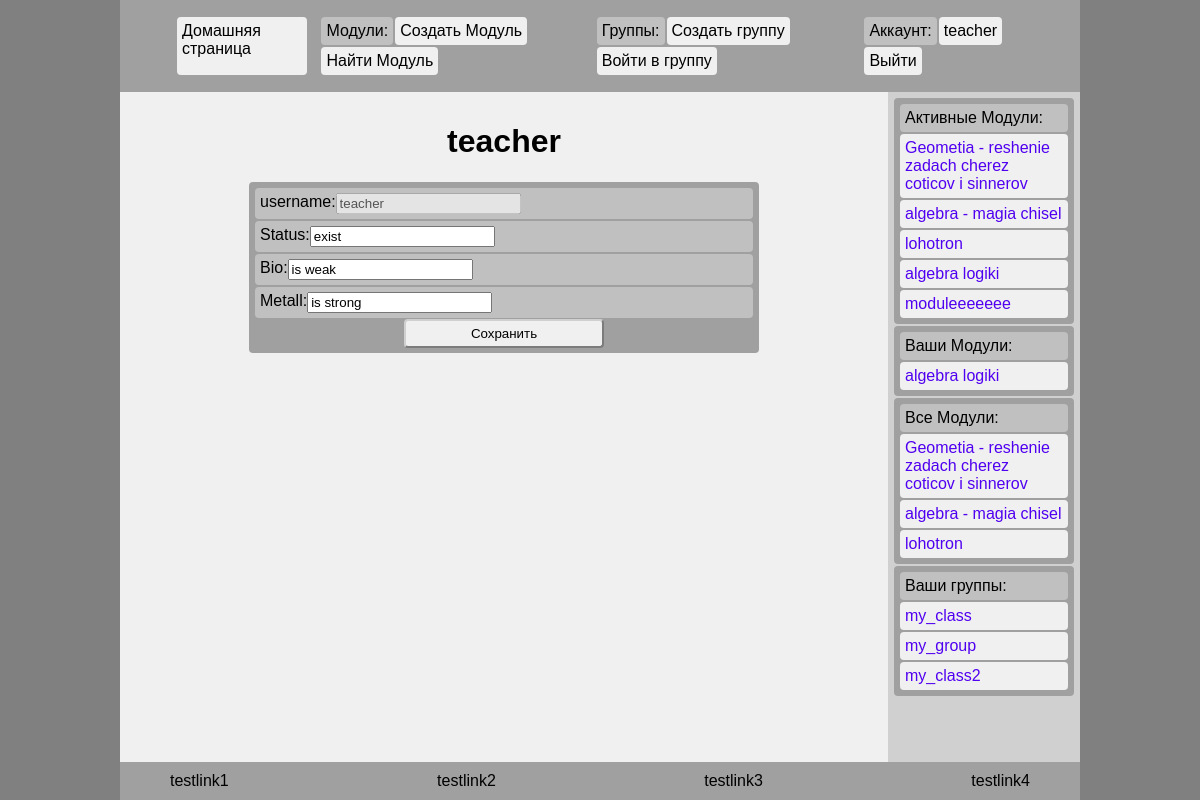
/accounts/ (signed in), run on the app's committed database.
### accounts/models.py (models this page shows)
class UserProfile(models.Model):
    user        = models.OneToOneField(User, on_delete=models.CASCADE)
    user_type   = models.CharField(max_length=32)
    status      = models.CharField(max_length=64, default='exist')
    bio         = models.CharField(max_length=64, default='is weak')
    metall      = models.CharField(max_length=64, default='is strong')

### tasks/models.py (models this page shows, shortened)
class Module(models.Model):
    name                = models.CharField(max_length=64, default="Новый модуль")
    author              = models.ForeignKey(User, on_delete=models.CASCADE)
    marks               = models.ManyToManyField(Mark, blank=True)
    tasks               = models.ManyToManyField(Task, blank=True)
    assigned_to         = models.ManyToManyField(Group, blank=True)
    creation_date       = models.DateTimeField(auto_now_add=True)
    is_active           = models.BooleanField(default=True)
    is_public           = models.BooleanField(default=False)

### main/models.py (models this page shows)
class Group(models.Model):
    name    = models.CharField(max_length=64, default="Новый gruppa", blank=True)
    author  = models.ForeignKey(User, related_name="author", on_delete=models.CASCADE, null=True)
    members = models.ManyToManyField(User, related_name="members", blank=True)

### accounts/views.py (the view, shortened to what this page needs)
# urls.py: path('accounts/',                   accounts.AccoutView),
def AccoutView(request):
    context = get_base_context(request, "")
    context['form'] = AccountForm(
        initial={
            'username'  : request.user.username,
            'status'    : request.user.userprofile.status,
            'bio'       : request.user.userprofile.bio,
            'metall'    : request.user.userprofile.metall,
    })
    return render(request, 'account.html', context)

### accounts/forms.py
class AccountForm(forms.Form):
    username = forms.CharField(
        label='username',
        max_length=64,
        widget=forms.TextInput(attrs={'disabled': ''})
    )#username-end
    status = forms.CharField(
        label='Status',
        max_length=64,
        widget=forms.TextInput()
    )#status-end
    bio = forms.CharField(
        label='Bio',
        max_length=64,
        widget=forms.TextInput()
    )#bio-end
    metall = forms.CharField(
        label='Metall',
        max_length=64,
        widget=forms.TextInput()
    )#metall-end

### static/py/view.py (called while the page is built)
def get_base_context(request, pagename, buttonname=""):
    is_auth = request.user.is_authenticated
    return {
        'buttonname'        : buttonname,
        'my_modules'        : Module.objects.filter(author=request.user) if is_auth else [],
        'active_modules'    : set(Module.objects.filter(is_active=True, assigned_to__members__id=request.user.id)) if is_auth else [],
        'all_modules'       : Module.objects.filter(is_public=True),
        'my_groups'         : Group.objects.filter(members__id=request.user.id) if is_auth else [],
        'pagename'          : pagename,
        'user'              : request.user,
    }

### accounts/templates/account.html (shortened to what this page needs)
{% extends './base.html' %}
{% block content %}
<h1 style="text-align: center;">{{user}}</h1>
<form method="post">
    <div class="flex flex-col box" style="margin: auto; width: 500px;">
        {% for field in form %}
        <div class="flex component2">
            {{field.label_tag}}
            {{field}}
        </div>
        {% endfor %}
        <button type="submit" style="margin: 0% 30%;">Сохранить</button>
    </div>
</form>
{% endblock %}

### static/templates/base.html (shortened to what this page needs)
<!DOCTYPE html>
{% load static %}
<html>
    <head>
        {% include './head.html' %}
    </head>
    <body class="flex flex-col">
        <header class="flex-sb">
            {% include './header.html' %}
        </header>
        <main class="flex-sb">
            <div id="content">
                {% block content %}
                {% endblock %}
            </div>
            <div id="sider" class="flex-col">
                {% include './sider.html' %}
            </div>
        </main>
        <footer class="flex-sb">
            {% include './footer.html' %}
        </footer>
    </body>
</html>

### static/templates/head.html (shortened to what this page needs)
{% load static %}
<head>
    <link rel="stylesheet" href="{% static 'css/common.css' %}" type="text/css">
</head>

### static/templates/header.html
<div class="box flex-wrap">
    <a class="component" href="/">Домашняя страница</a>
</div>
<div class="box flex-wrap">
    <a class="component2">Модули:</a>
    <a class="component" href="/tasks/create">Создать Модуль</a>
    <a class="component" href="/tasks/find">Найти Модуль</a>
</div>
<div class="box flex-wrap">
    <a class="component2">Группы:</a>
    <a class="component" href="/groups/create">Создать группу</a>
    <a class="component" href="/groups/find">Войти в группу</a>
</div>
<div class="box flex-wrap">
    <a class="component2">Аккаунт:</a>
        {% if request.user.is_authenticated %}
        <a class="component" href="/accounts/">{{user}}</a>
        <a class="component" href="/accounts/logout/">Выйти</a>
        {% else %}
        <a class="component" href="/accounts/login/">Войти</a>
        <a class="component" href="/accounts/register/">Регистрация</a>
        {% endif %}
</div>

### static/templates/sider.html (shortened to what this page needs)
<div class="box flex-col">
    <p class="component2">Активные Модули:</p>
    {% for module in active_modules %}
        <a class="component" href="/tasks/{{module.id}}">{{module.name}}</a>
    {% endfor %}
</div>
<div class="box flex-col">
    <p class="component2">Ваши Модули:</p>
    {% for module in my_modules %}
        <a class="component" href="/tasks/{{module.id}}">{{module.name}}</a>
    {% endfor %}
</div>
<div class="box flex-col">
    <p class="component2">Все Модули:</p>
    {% for module in all_modules %}
        <a class="component" href="/tasks/{{module.id}}">{{module.name}}</a>
    {% endfor %}
</div>
<div class="flex-col box">
    <p class="component2">Ваши группы:</p>
    {% for group in my_groups %}
        <a class="component" href="/groups/{{group.id}}">{{group.name}}</a>
    {% endfor %}
</div>

### static/templates/footer.html
<a href="/heresyone/">testlink1</a>
<a href="/heresyone/">testlink2</a>
<a href="/heresyone/">testlink3</a>
<a href="/heresyone/">testlink4</a>

### static/css/common-base.css (style rules this page uses)
body { margin: auto; width: 80%; min-height:100%; }
html { font-family: Arial; background-color:#808080; height:100%; }
main { width: 100%; flex:1 1 0; }
button { background-color: #F0F0F0; border-radius: 4px; border-color: #D0D0D0; padding: 5px; }
footer, header { background-color: #A0A0A0; padding: 10px 50px; }
footer a:any-link, header a:any-link { color:#000000 }
a:any-link { color:#5000F0 }
a { text-decoration: none; }

### static/css/common-class.css (style rules this page uses)
div#content { background-color: #F0F0F0; padding: 10px 20px; width: 80%; }
div#sider { background-color: #D0D0D0; padding: 5px 5px; width: 20%; }
.component { border-radius: 4px; border-color: #F0F0F0; background-color: #F0F0F0; padding: 5px; margin: 1px; }
.component2 { border-radius: 4px; border-color: #C0C0C0; background-color: #C0C0C0; padding: 5px; margin: 1px; }
.box { border-radius: 4px; border-color: #A0A0A0; background-color: #A0A0A0; padding: 5px; margin: 1px; }

### static/css/common-flex.css (style rules this page uses)
.flex { display: flex; }
.flex-col { display: flex; flex-direction: column; }
.flex-sb { display: flex; justify-content: space-between; }
.flex-wrap { display: flex; flex-wrap: wrap; }

### data on the page
UserProfile: form "exist" "is weak" "is strong"
Module: name "Geometia - reshenie zadach cherez coticov i sinnerov"
Module: name "algebra - magia chisel"
Module: name "lohotron"
Module: name "algebra logiki"
Module: name "moduleeeeeee"
Group: name "my_class"
Group: name "my_group"
Group: name "my_class2"

### other printed values
{{ user }} "teacher"
{{ field.label_tag }} "username:" "Status:" "Bio:" "Metall:"
